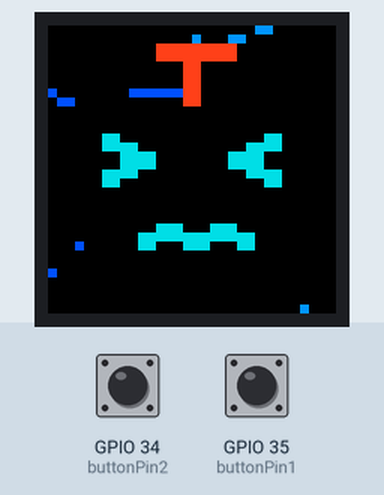
Simulated run of this sketch. Board: ESP32. Shown: 32×32 colour display. The test bench sets the inputs (shaded band); at power-on: GPIO 34 (buttonPin2) LOW, GPIO 35 (buttonPin1) LOW. What the sketch prints to the serial monitor is not drawn.

Above: at 1.2 s.
1.3 s: GPIO 34 (buttonPin2) pulled HIGH for 0.15 s
At 1.66 s:
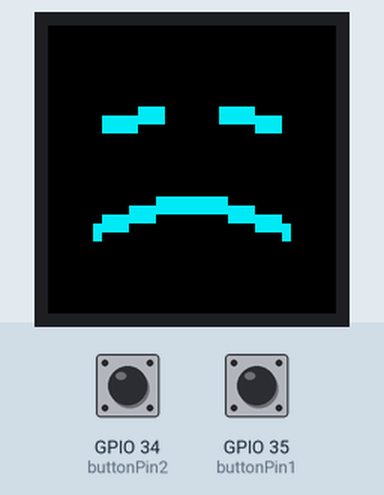
2.0 s: GPIO 35 (buttonPin1) pulled HIGH for 0.15 s
At 2.58 s:
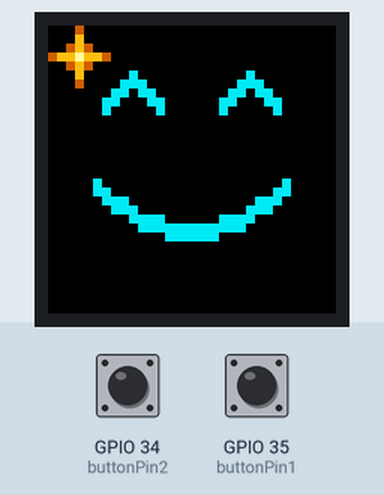
2.7 s: GPIO 34 (buttonPin2) pulled HIGH for 1 s
At 4.23 s:
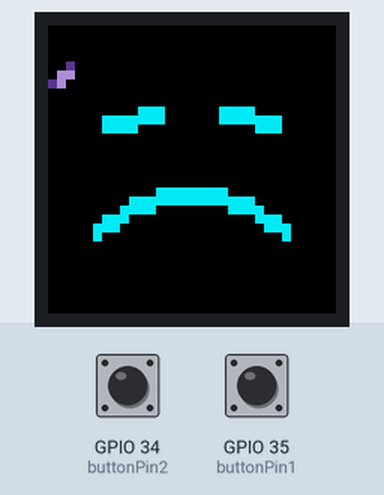
4.3 s: GPIO 35 (buttonPin1) pulled HIGH for 1 s
At 6.05 s:
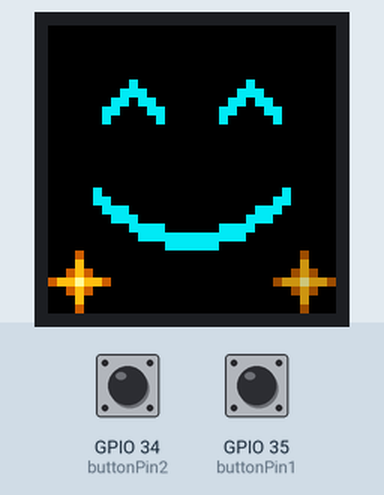
Timing chart, 0 to 6.9 s (numbered marks = the images above; inputs shaded):
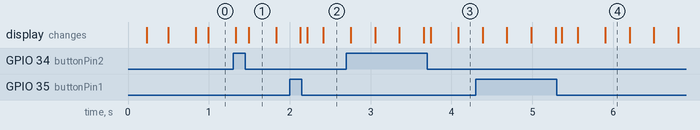

The sketch:

after.ino
```cpp
// --- CUSTOM PXMATRIX PINS: PRESERVED FROM YOUR SKETCH ---
#define P_R1 13
#define P_G1 27
#define P_B1 26
#define P_R2 13
#define P_G2 27
#define P_B2 26

#define PxMATRIX_DOUBLE_BUFFER true

#include <PxMatrix.h>
#include <math.h>

// ------------------------- Matrix wiring -------------------------
#define P_LAT 22
#define P_A   19
#define P_B   23
#define P_C   18
#define P_D   5
#define P_OE  16

PxMATRIX display(32, 32, P_LAT, P_OE, P_A, P_B, P_C, P_D);

// ------------------------- Display refresh -------------------------
hw_timer_t *displayTimer = nullptr;
portMUX_TYPE timerMux = portMUX_INITIALIZER_UNLOCKED;

void IRAM_ATTR display_updater() {
  portENTER_CRITICAL_ISR(&timerMux);
  display.display(10);
  portEXIT_CRITICAL_ISR(&timerMux);
}

// ------------------------- Buttons -------------------------
const int buttonPin1 = 35;
const int buttonPin2 = 34;

// External pull-ups: released = HIGH, pressed = LOW.
const unsigned long DEBOUNCE_MS = 30;

struct Button {
  int pin;
  byte rawState;
  byte stableState;
  unsigned long changedAt;
};

// Explicit declarations for Arduino's sketch preprocessor.
void initializeButton(Button &button);
bool buttonPressed(Button &button, unsigned long now);

Button greenButton = {buttonPin1, HIGH, HIGH, 0};
Button blueButton = {buttonPin2, HIGH, HIGH, 0};

enum Scene {
  POND,
  HAPPY,
  SAD
};

Scene currentScene = POND;

unsigned long effectStarted = 0;
unsigned long lastFrame = 0;

const unsigned long FRAME_INTERVAL_MS = 33;
const unsigned long EFFECT_DURATION_MS = 3000UL;

// ------------------------- Button functions -------------------------
void initializeButton(Button &button) {
  pinMode(button.pin, INPUT);

  button.rawState = digitalRead(button.pin);
  button.stableState = button.rawState;
  button.changedAt = millis();
}

bool buttonPressed(Button &button, unsigned long now) {
  byte reading = digitalRead(button.pin);

  if (reading != button.rawState) {
    button.rawState = reading;
    button.changedAt = now;
  }

  if (reading != button.stableState &&
      now - button.changedAt >= DEBOUNCE_MS) {
    button.stableState = reading;
    return reading == LOW;
  }

  return false;
}

// ------------------------- Drawing helpers -------------------------
float smoothProgress(float value) {
  if (value < 0.0f) value = 0.0f;
  if (value > 1.0f) value = 1.0f;

  return value * value * (3.0f - 2.0f * value);
}

void drawGlint(int x, int y, uint16_t color) {
  display.drawPixel(x, y, color);
  display.drawPixel(x - 1, y, color);
  display.drawPixel(x + 1, y, color);
  display.drawPixel(x, y - 1, color);
  display.drawPixel(x, y + 1, color);
}

// ------------------------- Effect 1: Happy with golden stars -------------------------
void effect1(unsigned long now) {
  unsigned long elapsed = now - effectStarted;

  uint16_t cyan = display.color565(0, 235, 245);
  display.fillScreen(display.color565(0, 0, 0));

  // Smile is present immediately.
  float expression = smoothProgress(elapsed / 250.0f);
  float smileDepth = 3.0f + 2.0f * expression;

  // Happy rise, then gentle settling.
  float lift = 0.0f;

  if (elapsed < 220UL) {
    lift = 2.0f * smoothProgress(elapsed / 220.0f);
  } else if (elapsed < 800UL) {
    lift = 2.0f *
           (1.0f - smoothProgress(
               (elapsed - 220UL) / 580.0f));
  }

  int offsetY = -(int)roundf(lift);

  // Slow contented blink.
  float eyeOpenness = 1.0f;

  if (elapsed >= 1400UL && elapsed < 1520UL) {
    eyeOpenness = 1.0f -
        smoothProgress((elapsed - 1400UL) / 120.0f);
  } else if (elapsed >= 1520UL && elapsed < 1780UL) {
    eyeOpenness = 0.0f;
  } else if (elapsed >= 1780UL && elapsed < 1940UL) {
    eyeOpenness =
        smoothProgress((elapsed - 1780UL) / 160.0f);
  }

  const int eyeCenters[2] = {9, 22};
  int eyeY = 10 + offsetY;
  int archHeight = (int)roundf(3.0f * eyeOpenness);

  for (int eye = 0; eye < 2; eye++) {
    int ex = eyeCenters[eye];

    if (archHeight == 0) {
      display.fillRect(ex - 3, eyeY, 7, 2, cyan);
    } else {
      for (int thickness = 0; thickness < 2; thickness++) {
        display.drawLine(
            ex - 3, eyeY + thickness,
            ex, eyeY - archHeight + thickness,
            cyan);

        display.drawLine(
            ex, eyeY - archHeight + thickness,
            ex + 3, eyeY + thickness,
            cyan);
      }
    }
  }

  // Continuous, two-pixel-thick smile.
  int previousX = 0;
  int previousY = 0;

  for (int column = 0; column < 22; column++) {
    int x = 5 + column;
    float u = (column - 10.5f) / 10.5f;

    int y = 19 + offsetY +
            (int)roundf(
                smileDepth * (1.0f - u * u));

    for (int thickness = 0; thickness < 2; thickness++) {
      if (column == 0) {
        display.drawPixel(x, y + thickness, cyan);
      } else {
        display.drawLine(
            previousX, previousY + thickness,
            x, y + thickness,
            cyan);
      }
    }

    previousX = x;
    previousY = y;
  }

  // Star sprite:
  // 0 = black space, 1 = amber, 2 = gold, 3 = pale center.
  //
  // Long points and a broad center make the silhouette
  // read as a star rather than an isolated bright dot.
  static const uint8_t star[7][7] = {
    {0, 0, 0, 1, 0, 0, 0},
    {0, 0, 0, 2, 0, 0, 0},
    {0, 0, 1, 2, 1, 0, 0},
    {1, 2, 2, 3, 2, 2, 1},
    {0, 0, 1, 2, 1, 0, 0},
    {0, 0, 0, 2, 0, 0, 0},
    {0, 0, 0, 1, 0, 0, 0}
  };

  // Five safe positions, separated from the face.
  static const uint8_t starX[5] = {3, 28, 3, 28, 16};
  static const uint8_t starY[5] = {3, 28, 28, 3, 3};

  // Twelve appearances, staggered around the face.
  const int STAR_COUNT = 12;

  static const unsigned long starStart[STAR_COUNT] = {
     120UL,  300UL,  480UL,  660UL,
     840UL, 1020UL, 1200UL, 1380UL,
    1560UL, 1740UL, 1920UL, 2100UL
  };

  const unsigned long STAR_DURATION_MS = 420UL;

  for (int i = 0; i < STAR_COUNT; i++) {
    if (elapsed < starStart[i]) {
      continue;
    }

    unsigned long age = elapsed - starStart[i];

    if (age >= STAR_DURATION_MS) {
      continue;
    }

    // Appear as a complete star, hold, then fade.
    // Never shrink into a lone pixel.
    float brightness = 1.0f;

    if (age >= 200UL) {
      brightness = 1.0f -
          smoothProgress((age - 200UL) / 220.0f);
    }

    uint16_t colors[4];
    colors[0] = 0;

    colors[1] = display.color565(
        (uint8_t)roundf(200.0f * brightness),
        (uint8_t)roundf(95.0f * brightness),
        0);

    colors[2] = display.color565(
        (uint8_t)roundf(255.0f * brightness),
        (uint8_t)roundf(190.0f * brightness),
        (uint8_t)roundf(20.0f * brightness));

    colors[3] = display.color565(
        (uint8_t)roundf(255.0f * brightness),
        (uint8_t)roundf(250.0f * brightness),
        (uint8_t)roundf(155.0f * brightness));

    int position = i % 5;
    int left = starX[position] - 3;
    int top = starY[position] - 3;

    for (int sy = 0; sy < 7; sy++) {
      for (int sx = 0; sx < 7; sx++) {
        uint8_t shade = star[sy][sx];

        if (shade != 0) {
          display.drawPixel(
              left + sx, top + sy, colors[shade]);
        }
      }
    }
  }
}


// ------------------------- Effect 2: Sad face with falling petals -------------------------
void effect2(unsigned long now) {
  unsigned long elapsed = now - effectStarted;

  uint16_t cyan = display.color565(0, 235, 245);
  display.fillScreen(display.color565(0, 0, 0));

  float expression = smoothProgress(elapsed / 450.0f);
  float frownDepth = 3.0f + 1.5f * expression;

  // Entire face sits two pixels higher, with a gentle sinking motion.
  int offsetY = -2 + (int)roundf(
      smoothProgress(elapsed / 850.0f));

  // Slow, weary blink.
  float eyeOpenness = 1.0f;

  if (elapsed >= 900UL && elapsed < 1060UL) {
    eyeOpenness = 1.0f -
        smoothProgress((elapsed - 900UL) / 160.0f);
  } else if (elapsed >= 1060UL && elapsed < 1360UL) {
    eyeOpenness = 0.0f;
  } else if (elapsed >= 1360UL && elapsed < 1580UL) {
    eyeOpenness =
        smoothProgress((elapsed - 1360UL) / 220.0f);
  }

  int eyeY = 11 + offsetY;
  int droop = (int)roundf(eyeOpenness);

  // Restrained, two-pixel-thick eyes.
  for (int thickness = 0; thickness < 2; thickness++) {
    display.drawLine(
        6, eyeY + 1 + thickness,
        12, eyeY + 1 - droop + thickness,
        cyan);

    display.drawLine(
        19, eyeY + 1 - droop + thickness,
        25, eyeY + 1 + thickness,
        cyan);
  }

  // Continuous, two-pixel-thick frown.
  int previousX = 0;
  int previousY = 0;

  for (int column = 0; column < 22; column++) {
    int x = 5 + column;
    float u = (column - 10.5f) / 10.5f;

    int y = 24 + offsetY -
            (int)roundf(
                frownDepth * (1.0f - u * u));

    for (int thickness = 0; thickness < 2; thickness++) {
      if (column == 0) {
        display.drawPixel(x, y + thickness, cyan);
      } else {
        display.drawLine(
            previousX, previousY + thickness,
            x, y + thickness,
            cyan);
      }
    }

    previousX = x;
    previousY = y;
  }

  // ------------------------- Tears -------------------------
  static const unsigned long tearStart[2] = {
    1150UL, 1950UL
  };

  const unsigned long TEAR_DURATION_MS = 1100UL;

  for (int i = 0; i < 2; i++) {
    if (elapsed < tearStart[i]) {
      continue;
    }

    unsigned long age = elapsed - tearStart[i];

    if (age >= TEAR_DURATION_MS) {
      continue;
    }

    float progress = age / (float)TEAR_DURATION_MS;
    float fall = progress * progress;

    int outward = (int)roundf(3.0f * progress);
    int x = i == 0 ? 6 - outward : 25 + outward;

    int y = 13 + offsetY +
            (int)roundf(6.0f * fall);

    float brightness = 1.0f;

    if (age < 120UL) {
      brightness = smoothProgress(age / 120.0f);
    } else if (age > 800UL) {
      brightness = 1.0f -
          smoothProgress((age - 800UL) / 300.0f);
    }

    uint16_t tearBlue = display.color565(
        (uint8_t)roundf(40.0f * brightness),
        (uint8_t)roundf(125.0f * brightness),
        (uint8_t)roundf(255.0f * brightness));

    uint16_t tearLight = display.color565(
        (uint8_t)roundf(150.0f * brightness),
        (uint8_t)roundf(225.0f * brightness),
        (uint8_t)roundf(255.0f * brightness));

    display.drawPixel(x, y, tearBlue);
    display.drawPixel(x, y + 1, tearBlue);
    display.drawFastHLine(x - 1, y + 2, 3, tearBlue);
    display.drawPixel(x, y + 3, tearBlue);
    display.drawPixel(x, y + 2, tearLight);
  }

  // ------------------------- Falling petals -------------------------
  // Two hand-shaped poses: a diagonal petal and a turned petal.
  // 0 = empty, 1 = violet shading, 2 = pale lavender.
  static const uint8_t petalSprites[2][5][5] = {
    {
      {0, 0, 0, 0, 0},
      {0, 0, 0, 1, 0},
      {0, 0, 2, 2, 0},
      {0, 1, 2, 0, 0},
      {0, 0, 0, 0, 0}
    },
    {
      {0, 0, 0, 0, 0},
      {0, 0, 1, 0, 0},
      {0, 2, 2, 1, 0},
      {0, 0, 2, 0, 0},
      {0, 0, 0, 0, 0}
    }
  };

  const int PETAL_COUNT = 4;
  const unsigned long PETAL_DURATION_MS = 1900UL;

  static const unsigned long petalStart[PETAL_COUNT] = {
    80UL, 430UL, 900UL, 1350UL
  };

  for (int i = 0; i < PETAL_COUNT; i++) {
    if (elapsed < petalStart[i]) {
      continue;
    }

    unsigned long age = elapsed - petalStart[i];

    if (age >= PETAL_DURATION_MS) {
      continue;
    }

    float progress = age / (float)PETAL_DURATION_MS;

    // Keep petals in narrow outer lanes, away from the face.
    bool leftSide = (i % 2) == 0;

    float sway = sinf(
        progress * 6.2831853f + i * 1.7f);

    int centerX = leftSide
        ? 1 + (int)roundf(0.6f * sway)
        : 30 + (int)roundf(0.6f * sway);

    int centerY = 1 + (int)roundf(29.0f * progress);

    // Turn occasionally instead of flashing between poses.
    int pose = ((age / 380UL) + i) % 2;
    bool mirror = (i % 2) != 0;

    float brightness = 0.85f;

    if (age < 160UL) {
      brightness *= smoothProgress(age / 160.0f);
    } else if (age > 1500UL) {
      brightness *= 1.0f -
          smoothProgress((age - 1500UL) / 400.0f);
    }

    uint16_t petalShade = display.color565(
        (uint8_t)roundf(105.0f * brightness),
        (uint8_t)roundf(65.0f * brightness),
        (uint8_t)roundf(175.0f * brightness));

    uint16_t petalLight = display.color565(
        (uint8_t)roundf(205.0f * brightness),
        (uint8_t)roundf(165.0f * brightness),
        (uint8_t)roundf(245.0f * brightness));

    for (int sy = 0; sy < 5; sy++) {
      for (int sx = 0; sx < 5; sx++) {
        int sourceX = mirror ? 4 - sx : sx;
        uint8_t shade = petalSprites[pose][sy][sourceX];

        if (shade == 0) {
          continue;
        }

        int px = centerX + sx - 2;
        int py = centerY + sy - 2;

        if (px < 0 || px >= 32 || py < 0 || py >= 32) {
          continue;
        }

        display.drawPixel(
            px, py,
            shade == 1 ? petalShade : petalLight);
      }
    }
  }
}


// ------------------------- Rest: Everything is on fire -------------------------
void restState(unsigned long now) {
  // Squinting into fine, windblown rain: discomfort without a heavy storm.
  static bool initialized = false;
  static unsigned long previousTime = 0;
  static unsigned long animationTime = 0;
  unsigned long step = 33UL;
  if (initialized) {
    unsigned long gap = now - previousTime;
    step = gap <= 200UL ? gap : 33UL;
  } else {
    initialized = true;
  }
  previousTime = now;
  animationTime = (animationTime + step) % 24000UL;

  const float TAU = 6.28318530718f;
  float gustPhase = TAU * (animationTime % 6000UL) / 6000.0f;
  float gust = 0.5f - 0.5f * cosf(gustPhase);
  int tight = gust > 0.55f ? 1 : 0;
  int lean = gust > 0.72f ? 1 : 0;

  uint16_t black = display.color565(0, 0, 0);
  uint16_t face = display.color565(0, 220, 225);
  uint16_t rain = display.color565(0, 80, 255);
  uint16_t mist = display.color565(0, 150, 255);
  uint16_t pressure = display.color565(255, 65, 30);

  display.fillScreen(black);

  // Sparse small streaks travel mostly sideways, not straight downward.
  // Fixed paths and staggered positions keep the drizzle continuous.
  unsigned long drift = animationTime / 38UL;
  for (int i = 0; i < 19; i++) {
    int x = (int)((i * 17UL + drift) % 48UL) - 8;
    int y = (int)((i * 11UL + animationTime / 330UL) % 34UL) - 1;
    int length = i % 4 == 0 ? 3 : 2;

    // Keep a generous clear region around the expression.
    for (int j = 0; j < length; j++) {
      int px = x - j;
      int py = y - (j >= 2 ? 1 : 0);
      bool clearFace = px >= 4 && px <= 27 && py >= 8 && py <= 26;
      if (!clearFace) display.drawPixel(px, py, i % 3 == 0 ? mist : rain);
    }
  }

  // Two short gust marks, separated from the face by black space.
  int windHead = (int)((animationTime / 45UL) % 48UL) - 8;
  for (int i = 0; i < 2; i++) {
    int y = i == 0 ? 7 : 28;
    int x = windHead - i * 15;
    display.drawFastHLine(x - 5, y, 6, rain);
    display.drawPixel(x + 1, y - 1, rain);
  }

  // Bold inward-facing > < eyes broadcast a scrunched, squinting expression.
  int eyeY = 14;
  int eyeHeight = tight ? 1 : 2;
  for (int thickness = 0; thickness < 2; thickness++) {
    display.drawLine(6 + lean, eyeY - eyeHeight + thickness,
                     11 + lean, eyeY + thickness, face);
    display.drawLine(11 + lean, eyeY + thickness,
                     6 + lean, eyeY + eyeHeight + thickness, face);
    display.drawLine(25 + lean, eyeY - eyeHeight + thickness,
                     20 + lean, eyeY + thickness, face);
    display.drawLine(20 + lean, eyeY + thickness,
                     25 + lean, eyeY + eyeHeight + thickness, face);
  }

  // A tight, uneven mouth, always connected and two pixels thick.
  const int mouthY[5] = {23, 22, 23, 22, 23};
  for (int i = 0; i < 4; i++) {
    int x1 = 10 + lean + i * 3;
    int x2 = x1 + 3;
    for (int thickness = 0; thickness < 2; thickness++) {
      display.drawLine(x1, mouthY[i] + thickness,
                       x2, mouthY[i + 1] + thickness, face);
    }
  }

  // A compact T-shaped pressure mark sits above the eyes.
  // It contracts slightly during each stronger gust, without flashing.
  int markWidth = tight ? 7 : 9;
  int markLeft = 16 + lean - markWidth / 2;
  display.fillRect(markLeft, 2, markWidth, 2, pressure);
  display.fillRect(15 + lean, 4, 2, 5, pressure);
}

// ------------------------- Setup -------------------------
void setup() {
  Serial.begin(115200);

  pinMode(P_OE, OUTPUT);
  digitalWrite(P_OE, LOW);

  initializeButton(greenButton);
  initializeButton(blueButton);

  display.begin(16);
  display.setBrightness(255);
  display.clearDisplay();

  // Preserve your working refresh settings.
  displayTimer = timerBegin(0, 80, true);
  timerAttachInterrupt(displayTimer, &display_updater, true);
  timerAlarmWrite(displayTimer, 1000, true);
  timerAlarmEnable(displayTimer);

  effectStarted = millis();
  lastFrame = effectStarted;

  Serial.println("Ready: koi pond");
}

// ------------------------- Main loop -------------------------
void loop() {
  unsigned long now = millis();

  bool greenPressed = buttonPressed(greenButton, now);
  bool bluePressed = buttonPressed(blueButton, now);

  // Each press starts or restarts its effect.
  // Simultaneous press events are ignored.
  if (greenPressed && !bluePressed) {
    currentScene = HAPPY;
    effectStarted = now;

    Serial.println("Green: happy for 3.5 seconds");
  } else if (bluePressed && !greenPressed) {
    currentScene = SAD;
    effectStarted = now;

    Serial.println("Blue: sad for 3.5 seconds");
  }

  // Return to the pond when the effect finishes.
  if (currentScene != POND &&
      now - effectStarted >= EFFECT_DURATION_MS) {
    currentScene = POND;

    Serial.println("Rest: koi pond");
  }

  if (now - lastFrame >= FRAME_INTERVAL_MS) {
    lastFrame = now;

    // Draw into the hidden buffer.
    switch (currentScene) {
      case HAPPY:
        effect1(now);
        break;

      case SAD:
        effect2(now);
        break;

      case POND:
      default:
        restState(now);
        break;
    }

    // Display the completed frame.
    portENTER_CRITICAL(&timerMux);
    display.showBuffer();
    portEXIT_CRITICAL(&timerMux);
  }

  delay(1);
}
```
